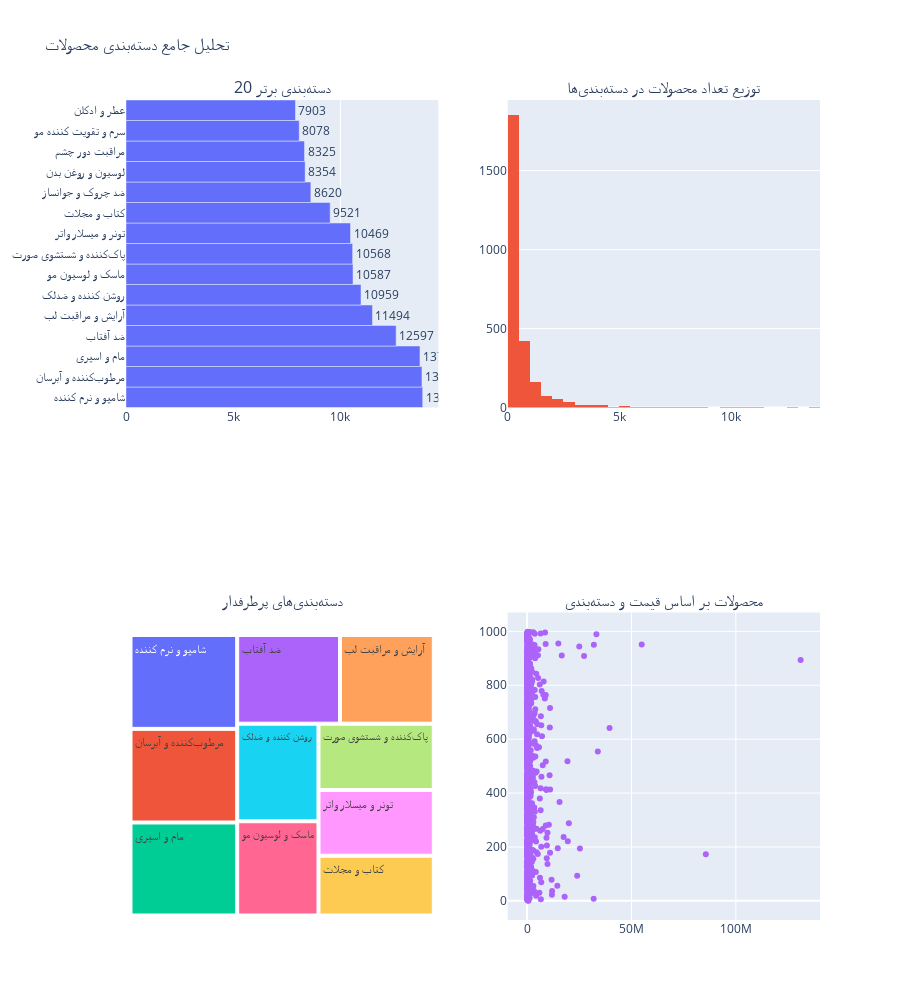

Notebook code for this chart:
### Code cell
# تحلیل دستهبندی محصولات
# Product Category Analysis

def extract_categories(categories_text):
    """استخراج دستهبندیهای اصلی از متن"""
    if pd.isna(categories_text):
        return []
    
    # استخراج نام دستهبندیها از متن
    pattern = r'([^|]+?)\s*\(ID:'
    matches = re.findall(pattern, str(categories_text))
    return [match.strip() for match in matches if match.strip()]

def category_analysis():
    """تحلیل دستهبندی محصولات"""
    
    print("📊 تحلیل دستهبندی محصولات")
    print("="*40)
    
    # استخراج دستهبندیها
    print("🔄 در حال استخراج دستهبندیها...")
    
    all_categories = []
    
    # بررسی محصولاتی که دستهبندی دارند
    products_with_categories = products_df[products_df['categories'].notna()]
    
    for categories_text in products_with_categories['categories']:
        categories = extract_categories(categories_text)
        all_categories.extend(categories)
    
    # شمارش دستهبندیها
    category_counts = Counter(all_categories)
    top_categories = dict(category_counts.most_common(20))
    
    print(f"✅ {len(category_counts)} دستهبندی منحصر به فرد یافت شد")
    
    # نمودار دستهبندیهای برتر
    fig, axs = plt.subplots(2, 2, figsize=(14, 10))
    
    # Bar: top categories
    categories_list = list(top_categories.keys())
    counts_list = list(top_categories.values())
    
    sns.barplot(y=categories_list[:15], x=counts_list[:15], ax=axs[0,0], palette='viridis')
    axs[0,0].set_title('20 دستهبندی برتر')
    axs[0,0].set_xlabel('تعداد محصول')
    axs[0,0].set_ylabel('دستهبندی')
    for i, v in enumerate(counts_list[:15]):
        axs[0,0].text(v, i, f'{v:,}', va='center')
    
    # Histogram: distribution
    axs[0,1].hist(list(category_counts.values()), bins=30, color='lightcoral', edgecolor='black')
    axs[0,1].set_title('توزیع تعداد محصولات در دستهبندیها')
    axs[0,1].set_xlabel('تعداد محصولات')
    axs[0,1].set_ylabel('تعداد دستهبندیها')
    
    # Treemap: categories (using squarify)
    try:
        import squarify
        squarify.plot(sizes=counts_list[:10], label=categories_list[:10], alpha=.8, ax=axs[1,0], color=plt.cm.Paired.colors)
        axs[1,0].set_title('Treemap دستهبندیها')
    except ImportError:
        axs[1,0].axis('off')
        print("⚠️ کتابخانه squarify برای نمایش Treemap نصب نیست")
    
    # Scatter: price vs category (sample)
    sample_products = products_df[products_df['price'].notna() & 
                                 products_df['categories'].notna()].sample(min(1000, len(products_df)))
    
    if len(sample_products) > 0:
        sns.scatterplot(x=sample_products['price'], 
                        y=list(range(len(sample_products))),
                        ax=axs[1,1], color='blue', alpha=0.6)
        axs[1,1].set_title('تحلیل قیمت بر اساس دستهبندی (نمونه)')
        axs[1,1].set_xlabel('قیمت محصولات')
        axs[1,1].set_ylabel('محصولات')
    
    plt.tight_layout()
    plt.suptitle('تحلیل جامع دستهبندی محصولات', y=1.02, fontsize=16)
    plt.show()
    
    # گزارش تفصیلی
    print(f"\n🔝 دستهبندیهای پربازدید:")
    for i, (category, count) in enumerate(list(top_categories.items())[:10], 1):
        percentage = (count / len(all_categories)) * 100
        print(f"   {i}. {category}: {count:,} محصول ({percentage:.1f}%)")
    
    return top_categories, category_counts

# اجرای تحلیل دستهبندی
top_cats, all_cats = category_analysis()

### Figure 1 — Plotly figure (JSON) as saved in the notebook; plotly's stock layout.template omitted (floating-point values rounded to 4 significant figures; data arrays with more than 128 entries replaced by an {"elided": "..."} marker saying what was removed)
{"data": [{"name": "تعداد محصول", "orientation": "h", "text": ["13835", "13802", "13709", "12597", "11494", "10959", "10587", "10568", "10469", "9521", "8620", "8354", "8325", "8078", "7903"], "textposition": "outside", "type": "bar", "x": [13835, 13802, 13709, 12597, 11494, 10959, 10587, 10568, 10469, 9521, 8620, 8354, 8325, 8078, 7903], "xaxis": "x", "y": ["شامپو و نرم کننده", "مرطوبکننده و آبرسان", "مام و اسپری", "ضد آفتاب", "آرایش و مراقبت لب", "روشن کننده و ضدلک", "ماسک و لوسیون مو", "پاککننده و شستشوی صورت", "تونر و میسلار واتر", "کتاب و مجلات", "ضد چروک و جوانساز", "لوسیون و روغن بدن", "مراقبت دور چشم", "سرم و تقویت کننده مو", "عطر و ادکلن"], "yaxis": "y"}, {"name": "توزیع تعداد محصولات", "nbinsx": 30, "type": "histogram", "x": {"elided": "2684 int values"}, "xaxis": "x2", "yaxis": "y2"}, {"domain": {"x": [0, 0.45], "y": [0, 0.375]}, "labels": ["شامپو و نرم کننده", "مرطوبکننده و آبرسان", "مام و اسپری", "ضد آفتاب", "آرایش و مراقبت لب", "روشن کننده و ضدلک", "ماسک و لوسیون مو", "پاککننده و شستشوی صورت", "تونر و میسلار واتر", "کتاب و مجلات"], "name": "دستهبندیها", "parents": ["", "", "", "", "", "", "", "", "", ""], "type": "treemap", "values": [13835, 13802, 13709, 12597, 11494, 10959, 10587, 10568, 10469, 9521]}, {"hovertemplate": "قیمت: %{x:,.0f} تومان<br>محصول: %{text}<extra></extra>", "mode": "markers", "name": "قیمت محصولات", "text": {"elided": "1000 str values"}, "type": "scatter", "x": {"elided": "1000 int values"}, "xaxis": "x3", "y": {"elided": "1000 int values"}, "yaxis": "y3"}], "layout": {"annotations": [{"font": {"size": 16}, "showarrow": false, "text": "20 دستهبندی برتر", "x": 0.225, "xanchor": "center", "xref": "paper", "y": 1, "yanchor": "bottom", "yref": "paper"}, {"font": {"size": 16}, "showarrow": false, "text": "توزیع تعداد محصولات در دستهبندیها", "x": 0.775, "xanchor": "center", "xref": "paper", "y": 1, "yanchor": "bottom", "yref": "paper"}, {"font": {"size": 16}, "showarrow": false, "text": "دستهبندیهای پرطرفدار", "x": 0.225, "xanchor": "center", "xref": "paper", "y": 0.375, "yanchor": "bottom", "yref": "paper"}, {"font": {"size": 16}, "showarrow": false, "text": "محصولات بر اساس قیمت و دستهبندی", "x": 0.775, "xanchor": "center", "xref": "paper", "y": 0.375, "yanchor": "bottom", "yref": "paper"}], "height": 1000, "showlegend": false, "title": {"text": "تحلیل جامع دستهبندی محصولات"}, "xaxis": {"anchor": "y", "domain": [0, 0.45]}, "xaxis2": {"anchor": "y2", "domain": [0.55, 1]}, "xaxis3": {"anchor": "y3", "domain": [0.55, 1]}, "yaxis": {"anchor": "x", "domain": [0.625, 1]}, "yaxis2": {"anchor": "x2", "domain": [0.625, 1]}, "yaxis3": {"anchor": "x3", "domain": [0, 0.375]}}}
